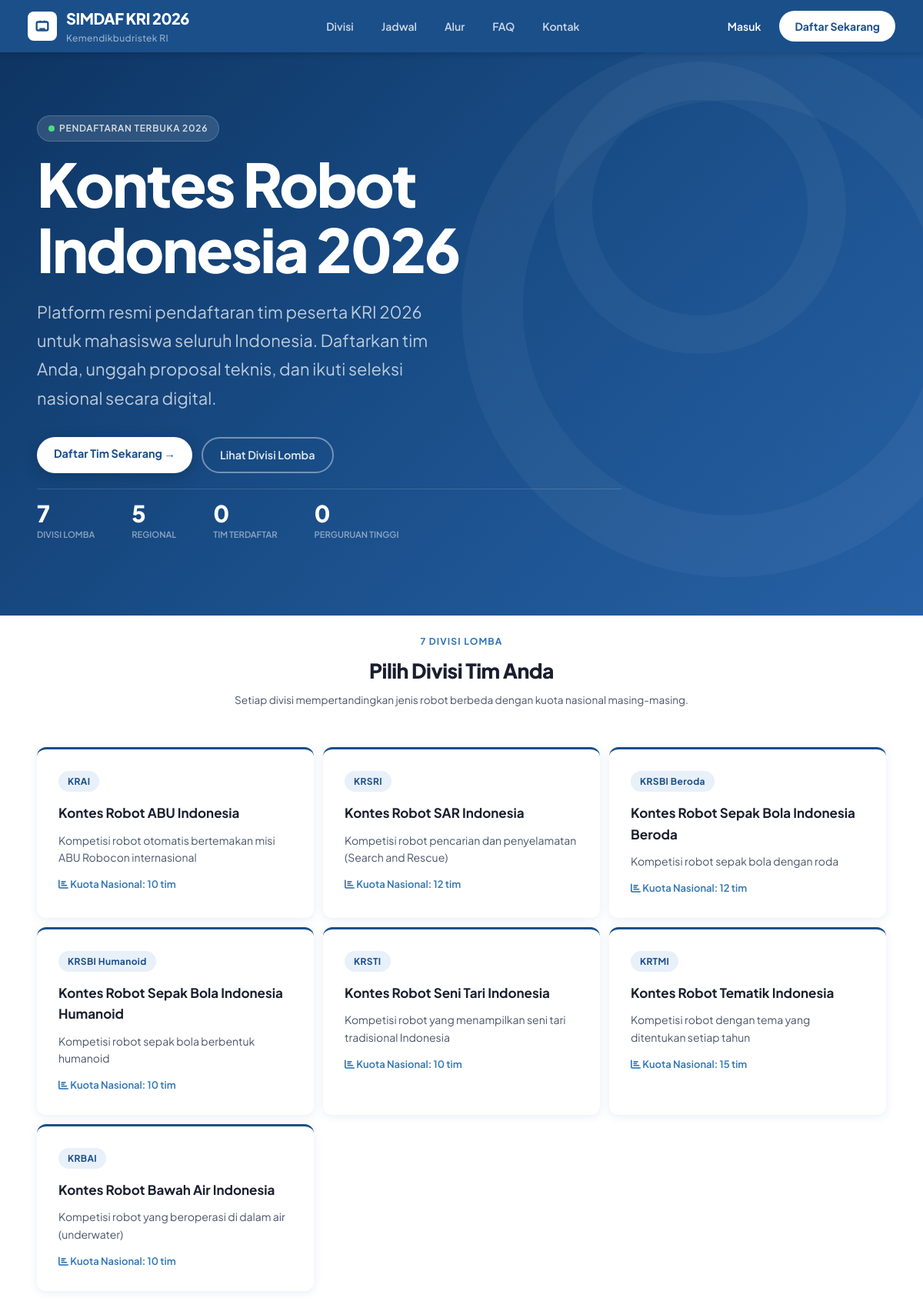
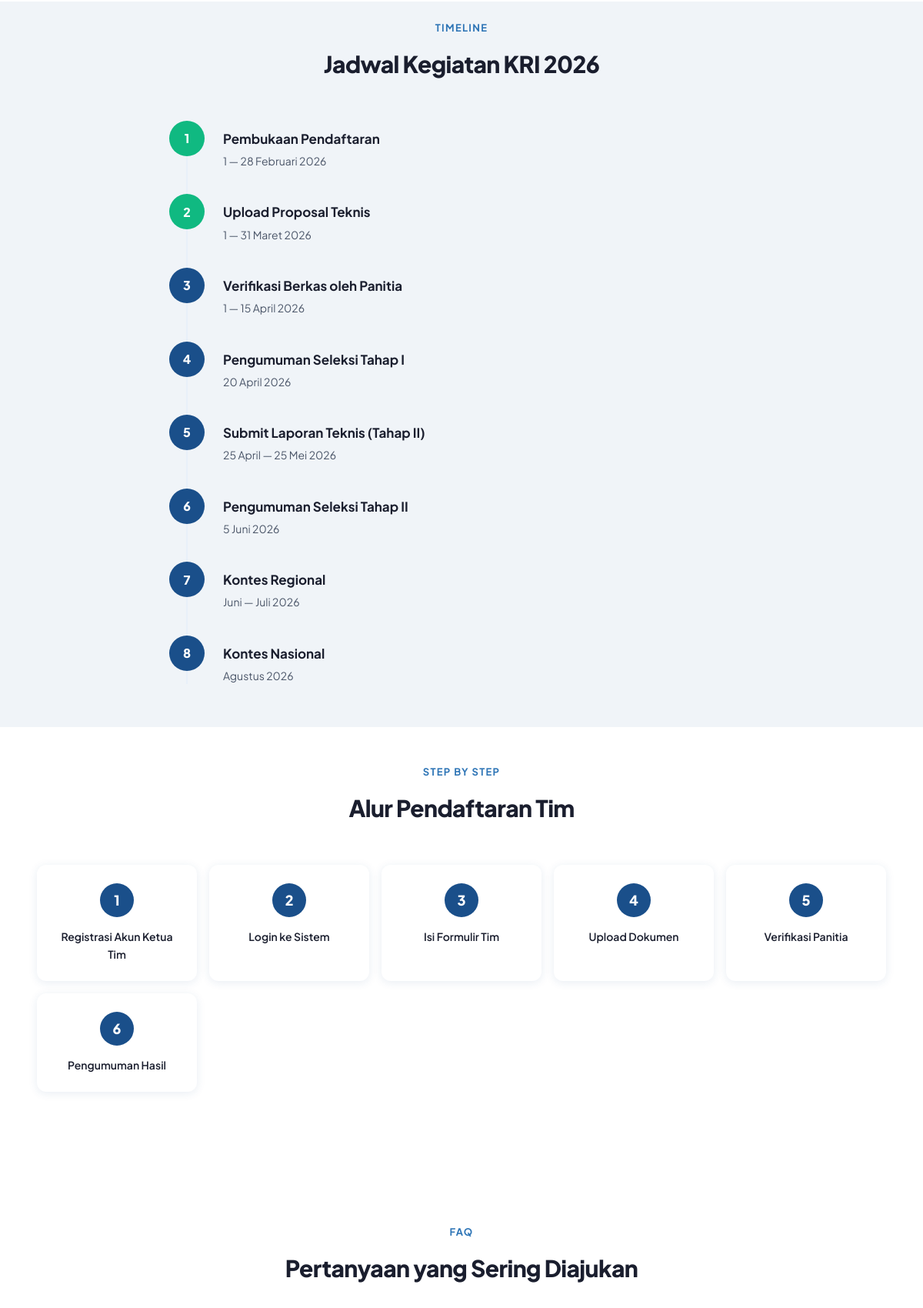
The page / (upper part) on the database its author committed (2 pictures, top to bottom).
### tables this page shows
CREATE TABLE divisi (
    id_divisi       INT AUTO_INCREMENT PRIMARY KEY,
    nama_divisi     VARCHAR(100) NOT NULL,
    singkatan       VARCHAR(30)  NOT NULL,
    deskripsi       TEXT,
    kuota_nasional  INT DEFAULT 0,
    created_at      TIMESTAMP DEFAULT CURRENT_TIMESTAMP
);

### config/config.php (called while the page is built, shortened)
<?php
function e(?string $s): string {
    return htmlspecialchars($s ?? '', ENT_QUOTES, 'UTF-8');
}
?>

### index.php (the view, shortened to what this page needs)
<?php
require_once __DIR__ . '/koneksi.php';
require_once __DIR__ . '/config/config.php';
$total_tim = $pdo->query("SELECT COUNT(*) FROM tim")->fetchColumn() ?: 0;
$total_pt  = $pdo->query("SELECT COUNT(DISTINCT asal_pt) FROM tim")->fetchColumn() ?: 0;
$divisi   = $pdo->query("SELECT * FROM divisi ORDER BY id_divisi")->fetchAll();
?>
<!DOCTYPE html>
<html lang="id">
<head>
<link rel="stylesheet" href="assets/css/style.css">
<link rel="stylesheet" href="assets/icons/css/all.min.css">
</head>
<body style="background:white;">
<nav class="navbar-kri">
  <a href="index.php" class="brand">
    <div class="brand-icon">
      <svg viewBox="0 0 24 24" fill="none" stroke="#1A4F8A" stroke-width="2.5"><rect x="4" y="6" width="16" height="12" rx="2"/><path d="M9 6V4M15 6V4M9 12h.01M15 12h.01M8 16h8"/></svg>
    </div>
    <div>
      <div class="brand-name">SIMDAF KRI 2026</div>
      <div class="brand-sub">Kemendikbudristek RI</div>
    </div>
  </a>
  <ul class="nav-links">
    <li><a href="#divisi">Divisi</a></li>
    <li><a href="#timeline">Jadwal</a></li>
    <li><a href="#alur">Alur</a></li>
    <li><a href="#faq">FAQ</a></li>
    <li><a href="#kontak">Kontak</a></li>
  </ul>
  <div style="display:flex;gap:10px;align-items:center;">
    <?php if (!empty($_SESSION['user_id'])): ?>
    <div style="position:relative;" id="user-dropdown-wrap">
      <button onclick="toggleDropdown()"
              style="display:flex;align-items:center;gap:10px;background:none;border:none;cursor:pointer;padding:6px 10px;border-radius:10px;">
        <div style="width:38px;height:38px;border-radius:50%;background:#2E75B6;display:flex;align-items:center;justify-content:center;color:white;font-weight:700;font-size:15px;">
          <?= strtoupper(substr($_SESSION['nama'] ?? 'U', 0, 1)) ?>
        </div>
        <div style="text-align:left;">
          <div style="color:white;font-weight:600;font-size:14px;"><?= e($_SESSION['nama'] ?? '') ?></div>
          <div style="color:rgba(255,255,255,0.7);font-size:12px;">
            <?= $_SESSION['role'] === 'admin' ? 'Admin BPTI' : 'Ketua Tim' ?>
          </div>
        </div>
        <i class="fas fa-chevron-down" style="color:rgba(255,255,255,0.7);font-size:11px;"></i>
      </button>
      <div id="user-dropdown" style="display:none;position:absolute;right:0;top:calc(100% + 8px);background:white;border-radius:12px;box-shadow:0 8px 32px rgba(0,0,0,0.15);min-width:180px;overflow:hidden;z-index:999;">
        <a href="<?= $_SESSION['role'] === 'admin' ? BASE_URL.'/admin/dashboard.php' : BASE_URL.'/ketua_tim/dashboard.php' ?>"
           style="display:flex;align-items:center;gap:10px;padding:14px 18px;color:#1a1e2e;text-decoration:none;font-size:14px;font-weight:500;">
          <i class="fas fa-gauge" style="color:#2E75B6;width:16px;"></i> Dashboard
        </a>
        <div style="height:1px;background:#f0f4f8;margin:0 12px;"></div>
        <a href="<?= BASE_URL ?>/logout.php"
           style="display:flex;align-items:center;gap:10px;padding:14px 18px;color:#e53e3e;text-decoration:none;font-size:14px;font-weight:500;">
          <i class="fas fa-right-from-bracket" style="color:#e53e3e;width:16px;"></i> Log Out
        </a>
      </div>
    </div>
    <script>
    function toggleDropdown() {
      const d = document.getElementById('user-dropdown');
      d.style.display = d.style.display === 'none' ? 'block' : 'none';
    }
    document.addEventListener('click', function(e) {
      const wrap = document.getElementById('user-dropdown-wrap');
      if (!wrap.contains(e.target)) {
        document.getElementById('user-dropdown').style.display = 'none';
      }
    });
    </script>
    <?php else: ?>
      <a href="login.php" style="color:white;font-weight:600;font-size:14px;text-decoration:none;padding:8px 14px;">Masuk</a>
      <a href="login.php?tab=register" class="btn-daftar">Daftar Sekarang</a>
    <?php endif; ?>
  </div>
</nav>
<section class="hero">
  <div class="hero-ring" style="right:-100px;top:50%;transform:translateY(-50%);width:700px;height:700px;"></div>
  <div class="hero-ring" style="right:100px;top:10%;width:380px;height:380px;border-width:50px;"></div>
  <div style="max-width:760px;position:relative;z-index:2;">
    <div class="hero-badge"><span style="display:inline-block;width:8px;height:8px;background:#4ade80;border-radius:50%;margin-right:6px;"></span>Pendaftaran Terbuka 2026</div>
    <h1>Kontes Robot Indonesia 2026</h1>
    <p class="lead">Platform resmi pendaftaran tim peserta KRI 2026 untuk mahasiswa seluruh Indonesia. Daftarkan tim Anda, unggah proposal teknis, dan ikuti seleksi nasional secara digital.</p>
    <div class="hero-btns">
      <a href="login.php?tab=register" class="btn-hero-primary">Daftar Tim Sekarang →</a>
      <a href="#divisi" class="btn-hero-ghost">Lihat Divisi Lomba</a>
    </div>
    <div class="hero-stats">
      <div><div class="hero-stat-num">7</div><div class="hero-stat-label">DIVISI LOMBA</div></div>
      <div><div class="hero-stat-num">5</div><div class="hero-stat-label">REGIONAL</div></div>
      <div><div class="hero-stat-num"><?= $total_tim ?></div><div class="hero-stat-label">TIM TERDAFTAR</div></div>
      <div><div class="hero-stat-num"><?= $total_pt ?></div><div class="hero-stat-label">PERGURUAN TINGGI</div></div>
    </div>
  </div>
</section>
<section id="divisi" style="background:white;">
  <div style="text-align:center;max-width:680px;margin:0 auto 50px;">
    <div class="section-eyebrow">7 Divisi Lomba</div>
    <h2 class="section-title">Pilih Divisi Tim Anda</h2>
    <p class="section-sub">Setiap divisi mempertandingkan jenis robot berbeda dengan kuota nasional masing-masing.</p>
  </div>
  <div class="divisi-grid">
    <?php foreach ($divisi as $d): ?>
      <div class="divisi-card">
        <span class="chip"><?= e($d['singkatan']) ?></span>
        <h3><?= e($d['nama_divisi']) ?></h3>
        <p><?= e($d['deskripsi']) ?></p>
        <div class="kuota"><i class="fas fa-chart-bar"></i> Kuota Nasional: <?= (int)$d['kuota_nasional'] ?> tim</div>
      </div>
    <?php endforeach; ?>
  </div>
</section>
<section id="timeline" style="background:var(--blue-card);">
  <div style="text-align:center;max-width:680px;margin:0 auto 50px;">
    <div class="section-eyebrow">Timeline</div>
    <h2 class="section-title">Jadwal Kegiatan KRI 2026</h2>
  </div>
  <div class="timeline">
    <div class="timeline-item"><div class="timeline-dot done">1</div><div class="timeline-content"><h4>Pembukaan Pendaftaran</h4><span>1 — 28 Februari 2026</span></div></div>
    <div class="timeline-item"><div class="timeline-dot done">2</div><div class="timeline-content"><h4>Upload Proposal Teknis</h4><span>1 — 31 Maret 2026</span></div></div>
    <div class="timeline-item"><div class="timeline-dot">3</div><div class="timeline-content"><h4>Verifikasi Berkas oleh Panitia</h4><span>1 — 15 April 2026</span></div></div>
    <div class="timeline-item"><div class="timeline-dot">4</div><div class="timeline-content"><h4>Pengumuman Seleksi Tahap I</h4><span>20 April 2026</span></div></div>
    <div class="timeline-item"><div class="timeline-dot">5</div><div class="timeline-content"><h4>Submit Laporan Teknis (Tahap II)</h4><span>25 April — 25 Mei 2026</span></div></div>
    <div class="timeline-item"><div class="timeline-dot">6</div><div class="timeline-content"><h4>Pengumuman Seleksi Tahap II</h4><span>5 Juni 2026</span></div></div>
    <div class="timeline-item"><div class="timeline-dot">7</div><div class="timeline-content"><h4>Kontes Regional</h4><span>Juni — Juli 2026</span></div></div>
    <div class="timeline-item"><div class="timeline-dot">8</div><div class="timeline-content"><h4>Kontes Nasional</h4><span>Agustus 2026</span></div></div>
  </div>
</section>
<section id="alur" style="background:white;">
  <div style="text-align:center;max-width:680px;margin:0 auto 50px;">
    <div class="section-eyebrow">Step by Step</div>
    <h2 class="section-title">Alur Pendaftaran Tim</h2>
  </div>
  <div class="alur-grid">
    <div class="alur-item"><div class="alur-num">1</div><p>Registrasi Akun Ketua Tim</p></div>
    <div class="alur-item"><div class="alur-num">2</div><p>Login ke Sistem</p></div>
    <div class="alur-item"><div class="alur-num">3</div><p>Isi Formulir Tim</p></div>
    <div class="alur-item"><div class="alur-num">4</div><p>Upload Dokumen</p></div>
    <div class="alur-item"><div class="alur-num">5</div><p>Verifikasi Panitia</p></div>
    <div class="alur-item"><div class="alur-num">6</div><p>Pengumuman Hasil</p></div>
  </div>
</section>
<section id="faq" style="background:white;">
  <div style="text-align:center;max-width:680px;margin:0 auto 50px;">
    <div class="section-eyebrow">FAQ</div>
    <h2 class="section-title">Pertanyaan yang Sering Diajukan</h2>
  </div>
</section>
</body>
</html>

### rows shown on the page
divisi: singkatan "KRAI", nama_divisi "Kontes Robot ABU Indonesia", deskripsi "Kompetisi robot otomatis bertemakan misi ABU Robocon internasional", kuota_nasional "10"
divisi: singkatan "KRSRI", nama_divisi "Kontes Robot SAR Indonesia", deskripsi "Kompetisi robot pencarian dan penyelamatan (Search and Rescue)", kuota_nasional "12"
divisi: singkatan "KRSBI Beroda", nama_divisi "Kontes Robot Sepak Bola Indonesia Beroda", deskripsi "Kompetisi robot sepak bola dengan roda", kuota_nasional "12"
divisi: singkatan "KRSBI Humanoid", nama_divisi "Kontes Robot Sepak Bola Indonesia Humanoid", deskripsi "Kompetisi robot sepak bola berbentuk humanoid", kuota_nasional "10"
divisi: singkatan "KRSTI", nama_divisi "Kontes Robot Seni Tari Indonesia", deskripsi "Kompetisi robot yang menampilkan seni tari tradisional Indonesia", kuota_nasional "10"
divisi: singkatan "KRTMI", nama_divisi "Kontes Robot Tematik Indonesia", deskripsi "Kompetisi robot dengan tema yang ditentukan setiap tahun", kuota_nasional "15"
divisi: singkatan "KRBAI", nama_divisi "Kontes Robot Bawah Air Indonesia", deskripsi "Kompetisi robot yang beroperasi di dalam air (underwater)", kuota_nasional "10"

### other values the page prints
$total_tim "0"
$total_pt "0"
